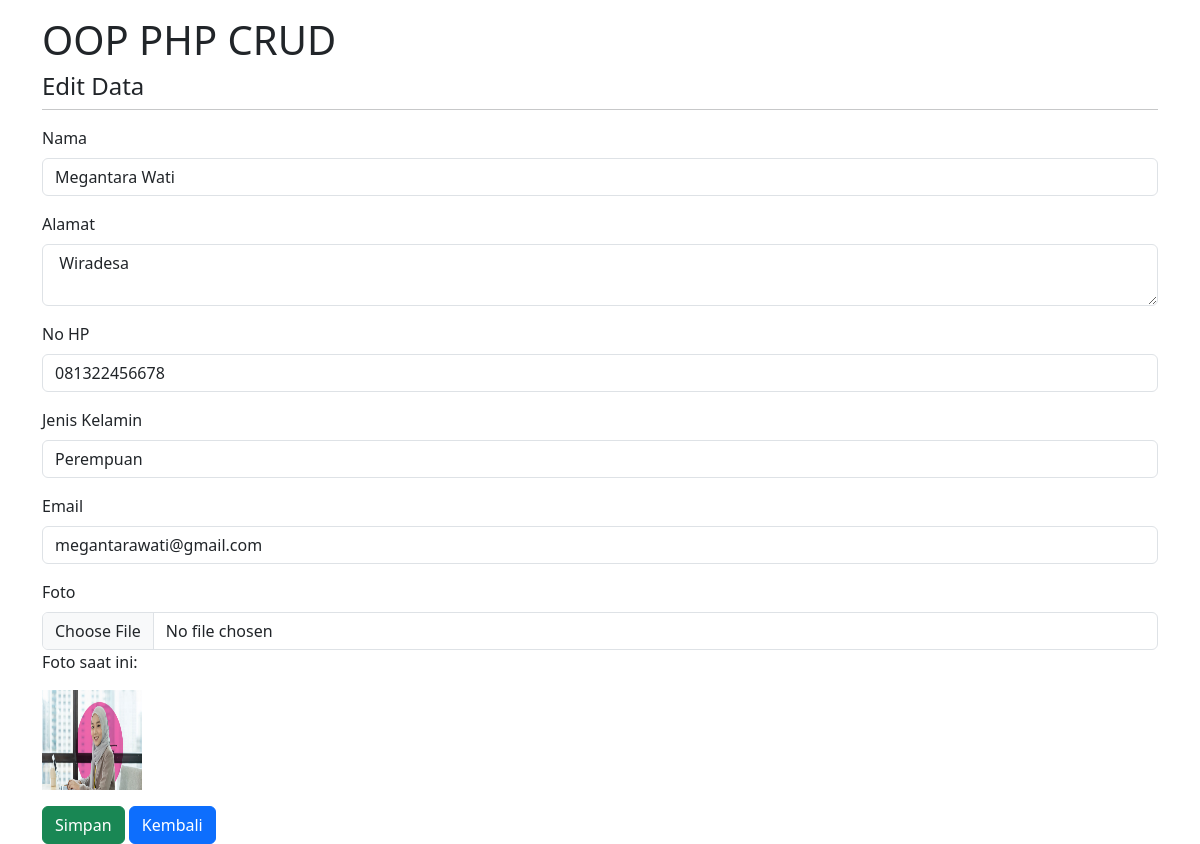
/edit.php?id=5, run on the app's committed database.
### tables this page shows
CREATE TABLE `tb_users` (
  `id` int(10) NOT NULL,
  `nama` varchar(255) NOT NULL,
  `alamat` varchar(255) NOT NULL,
  `nohp` char(13) NOT NULL,
  `jenis_kelamin` enum('L','P') NOT NULL,
  `email` varchar(255) NOT NULL,
  `foto` varchar(5000) DEFAULT NULL
);

### database.php (called while the page is built, shortened)
<?php
class Database
{
    public $host = "localhost";
    public $username = "root";
    public $password = "";
    public $database = "db_php_rohma";
    public $connect;
    function __construct()
    {
        $this->connect = mysqli_connect($this->host, $this->username, $this->password);
        mysqli_select_db($this->connect, $this->database);
    }
    function editData($id)
    {
        $data = mysqli_query($this->connect, "SELECT * FROM tb_users WHERE id='$id'");
        $rows = mysqli_fetch_all($data, MYSQLI_ASSOC);
        return $rows;
    }
}

### edit.php (the view, shortened to what this page needs)
<?php
include 'database.php';
$db = new Database;
$detail = $db->editData($_GET['id']);
?>
<!doctype html>
<html lang="en">
<head>
    <link href="https://cdn.jsdelivr.net/npm/bootstrap@5.3.3/dist/css/bootstrap.min.css" rel="stylesheet"
>
</head>
<body>
    <div class="container mt-3">
        <h1>OOP PHP CRUD</h1>
        <h4>Edit Data</h4>
        <hr class="mt-0">
        <form method="POST" action="proses.php?aksi=update" enctype="multipart/form-data">
            <?php
            foreach ($detail as $dataUser) {
            ?>
                <div class="mb-3">
                    <label for="nama" class="form-label">Nama</label>
                    <input type="text" class="form-control" id="nama" name="nama" value="<?php echo $dataUser['nama'] ?>">
                </div>
                <div class="mb-3">
                    <label for="alamat" class="form-label">Alamat</label>
                    <textarea class="form-control" id="alamat" name="alamat"><?php echo $dataUser['alamat'] ?></textarea>
                </div>
                <div class="mb-3">
                    <label for="nohp" class="form-label">No HP</label>
                    <input type="text" class="form-control" id="nohp" name="nohp" value="<?php echo $dataUser['nohp'] ?>">
                </div>
                <div class="mb-3">
                    <label for="jenis_kelamin" class="form-label">Jenis Kelamin</label>
                    <select class="form-control" id="jenis_kelamin" name="jenis_kelamin">
                        <option value="P" <?php if ($dataUser['jenis_kelamin'] == 'P') echo 'selected'; ?>>Perempuan</option>
                    </select>
                </div>
                <div class="mb-3">
                    <label for="email" class="form-label">Email</label>
                    <input type="email" class="form-control" id="email" name="email" value="<?php echo $dataUser['email'] ?>">
                </div>
                <div class="mb-3">
                    <label for="foto" class="form-label">Foto</label>
                    <input type="file" class="form-control" id="foto" name="foto">
                    <p>Foto saat ini:</p>
                    <?php if (!empty($dataUser['foto'])): ?>
                        <p><img src="uploads/<?php echo $dataUser['foto']; ?>" alt="Foto Pengguna" width="100" height="100" /></p>
                    <?php else: ?>
                        <p>Tidak ada foto yang diunggah.</p>
                    <?php endif; ?>
                </div>
            <?php
            }
            ?>
            <button type="submit" class="btn btn-success">Simpan</button>
            <a href="index.php" class="btn btn-primary">Kembali</a>
        </form>
    </div>
</body>
</html>

### data on the page
tb_users: nama "Megantara Wati", alamat "Wiradesa", nohp "081322456678", jenis_kelamin "Perempuan", email "megantarawati@gmail.com", foto (picture)
